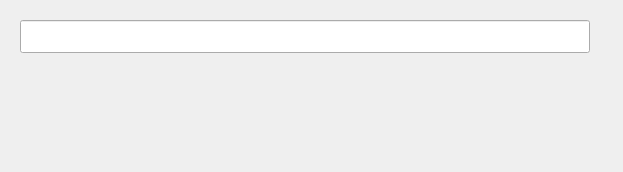
<?xml version="1.0" encoding="UTF-8"?>
<ui version="4.0">
 <class>Widget</class>
 <widget class="QWidget" name="Widget">
  <property name="geometry">
   <rect>
    <x>0</x>
    <y>0</y>
    <width>623</width>
    <height>172</height>
   </rect>
  </property>
  <property name="windowTitle">
   <string>Widget</string>
  </property>
  <layout class="QGridLayout" name="gridLayout">
   <item row="0" column="0">
    <widget class="QWidget" name="widget" native="true">
     <layout class="QVBoxLayout" name="verticalLayout">
      <item>
       <widget class="QLineEdit" name="lineEdit">
        <property name="font">
         <font>
          <family>Consolas</family>
          <pointsize>16</pointsize>
         </font>
        </property>
       </widget>
      </item>
      <item>
       <widget class="QLabel" name="anwser">
        <property name="font">
         <font>
          <family>Arial Black</family>
          <pointsize>20</pointsize>
          <weight>75</weight>
          <bold>true</bold>
         </font>
        </property>
        <property name="styleSheet">
         <string notr="true">QLabel{rgb(0, 170, 255)}</string>
        </property>
        <property name="text">
         <string/>
        </property>
        <property name="wordWrap">
         <bool>true</bool>
        </property>
       </widget>
      </item>
     </layout>
    </widget>
   </item>
   <item row="0" column="1">
    <widget class="QLabel" name="count">
     <property name="text">
      <string/>
     </property>
    </widget>
   </item>
  </layout>
 </widget>
 <resources/>
 <connections/>
</ui>
